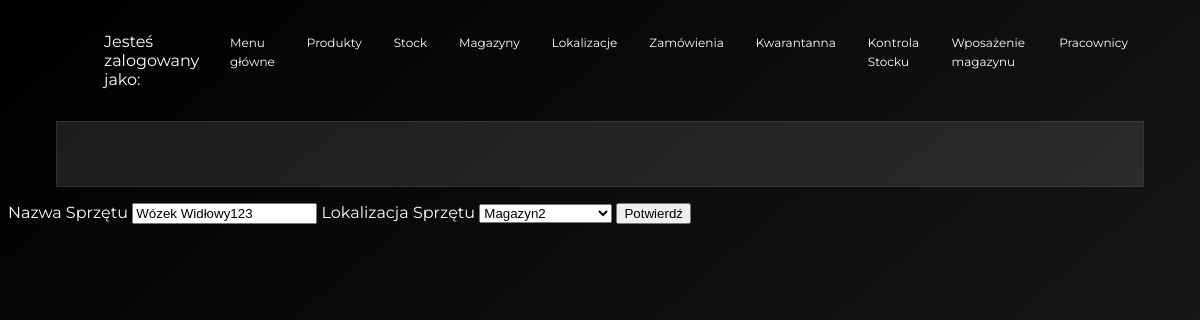
Screenshot of /warehouseEquipmentEdit.html?equipmentId=2 with the database file from the repository.
### model.py (models this page shows, shortened)
class WarehouseEquipment(db.Model):
    __tablename__ = 'warehouse_equipment'
    id = db.Column(db.Integer, primary_key=True)
    equipment_name = db.Column(db.String)
    main_location_id = db.Column(db.Integer, db.ForeignKey('warehouse_main_location.id'))
    warehouseEquipmentCertification = db.relationship('WarehouseEquipmentCertification',
                                                        backref='warehouse_equipment',
                                                        lazy = 'dynamic')

### app.py (the view)
@app.route('/warehouseEquipmentEdit.html', methods=['GET', 'POST'])
def warehouseEquipmentEdit():
    form = EquipmentForm()
    equipment_id = request.args.get('equipmentId')
    data = db.session.query(model.WarehouseEquipment).filter_by(id=equipment_id)
    main_locations = [(wml.id, wml.main_location_name) for wml in model.WarehouseMainLocation.query.all()]
    form.main_location_id.choices = main_locations
    if request.method == 'POST':
        data.update({"equipment_name" : form.equipment_name.data,
            "main_location_id" : form.main_location_id.data}, synchronize_session=False)
        db.session.commit()
        return redirect(url_for('warehouseEquipment'))
    return render_template('warehouseEquipmentEdit.html', to_edit=data.first(), form=form)

### app.py
class EquipmentForm(FlaskForm):
    equipment_name = StringField('Nazwa Sprzętu', validators=[DataRequired()])
    main_location_id = SelectField('Lokalizacja Sprzętu', choices=[(1,1),(2,2)])
    submit = SubmitField('Potwierdź')

### templates/warehouseEquipmentEdit.html (shortened to what this page needs)
{% extends "warehouseBase.html" %}
{% block head %}
    {{ super() }}
{% endblock %}
{% block body %}
    {{ super() }}
    <form method="POST">
        {{ form.equipment_name.label }}
        {{ form.equipment_name(value=to_edit.equipment_name) }}
        {{ form.main_location_id.label }}
        {{ form.main_location_id(value=to_edit.main_location_id) }}
        {{ form.submit() }}
    </form>
{% endblock %}

### static/css/main.css (style rules this page uses)
html { box-sizing: border-box; background: rgb(83,83,83); background: linear-gradient(320deg, rgb(30,30,30) 0%, rgb(15,15,15) 50%, rgba(0,0,0,1) 100%) no-repeat; min-height: 100vh; }
*, *::before, *::after { box-sizing: inherit; }
body { color: rgb(255,255,255); font-family: 'Montserrat', sans-serif; }

### rows the page displays
WarehouseEquipment: equipment_name "Wózek Widłowy123", main_location_id "Magazyn2"
